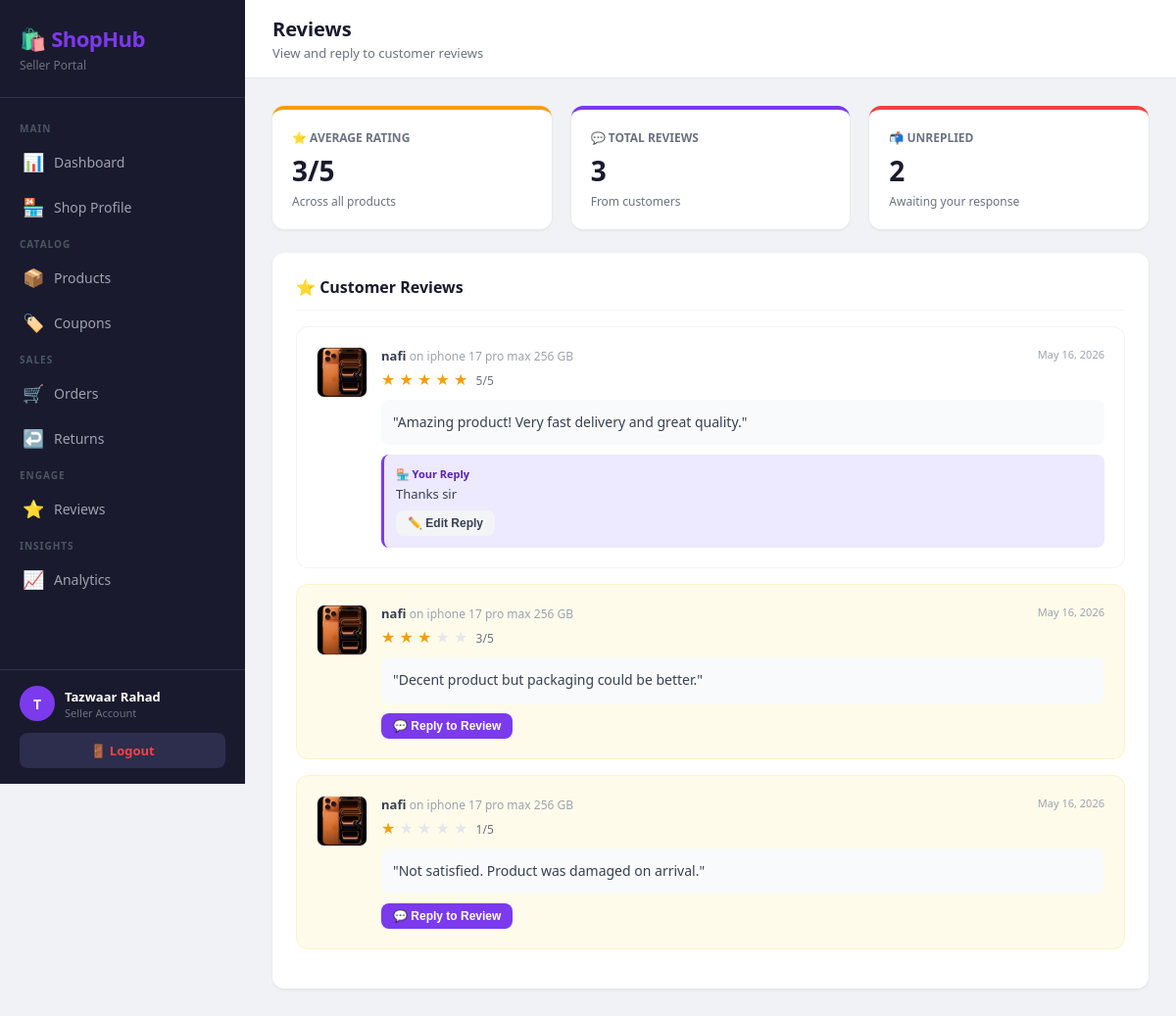
/seller/index.php?page=reviews (signed in), run on the app's committed database.
### tables this page shows
CREATE TABLE `reviews` (
  `id` int(11) NOT NULL,
  `product_id` int(11) NOT NULL,
  `order_id` int(11) NOT NULL,
  `user_id` int(11) NOT NULL,
  `rating` tinyint(4) DEFAULT NULL CHECK (`rating` between 1 and 5),
  `comment` text DEFAULT NULL,
  `seller_reply` text DEFAULT NULL,
  `created_at` timestamp NOT NULL DEFAULT current_timestamp(),
  `updated_at` timestamp NULL DEFAULT NULL
);

CREATE TABLE `products` (
  `id` int(11) NOT NULL,
  `seller_id` int(11) NOT NULL,
  `category_id` int(11) NOT NULL,
  `name` varchar(200) NOT NULL,
  `description` text DEFAULT NULL,
  `price` decimal(10,2) NOT NULL,
  `stock_quantity` int(11) DEFAULT 0,
  `primary_image` varchar(255) DEFAULT NULL,
  `is_available` tinyint(1) DEFAULT 1,
  `created_at` timestamp NOT NULL DEFAULT current_timestamp(),
  `updated_at` timestamp NULL DEFAULT NULL
);

CREATE TABLE `users` (
  `id` int(11) NOT NULL,
  `name` varchar(100) NOT NULL,
  `email` varchar(150) NOT NULL,
  `password` varchar(255) NOT NULL,
  `phone` varchar(20) DEFAULT NULL,
  `role` enum('customer','seller','delivery_manager','admin') NOT NULL,
  `profile_pic` varchar(255) DEFAULT NULL,
  `is_active` tinyint(1) DEFAULT 1,
  `created_at` timestamp NOT NULL DEFAULT current_timestamp()
);

### seller/controllers/ReviewController.php (called while the page is built, shortened)
<?php
require_once __DIR__ . '/../models/Review.php';
class ReviewController {
    private Review $reviewModel;
    public function __construct() {
        $this->reviewModel = new Review();
    }
    public function index(): void {
        $sellerId      = $_SESSION['seller_id'];
        $reviews       = $this->reviewModel->getAllBySeller($sellerId);
        $avgRating     = $this->reviewModel->getAverageRating($sellerId);
        $unrepliedCount = $this->reviewModel->countUnreplied($sellerId);
        require_once __DIR__ . '/../views/reviews/index.php';
    }
}

### seller/config/database.php (called while the page is built, shortened)
<?php
function getDB() {
    $conn = new mysqli(DB_HOST, DB_USER, DB_PASS, DB_NAME);
    $conn->set_charset('utf8mb4');
    return $conn;
}

### seller/models/Review.php (called while the page is built, shortened)
<?php
class Review {
    private $db;
    public function __construct() {
        $this->db = getDB();
    }
    public function getAllBySeller(int $sellerId): array {
        $stmt = $this->db->prepare(
            "SELECT r.id, r.rating, r.comment, r.seller_reply,
                    r.created_at, r.updated_at,
                    p.name AS product_name, p.primary_image, p.id AS product_id,
                    u.name AS customer_name, u.email AS customer_email
             FROM reviews r
             JOIN products p ON p.id = r.product_id
             JOIN users u    ON u.id = r.user_id
             WHERE p.seller_id = ?
             ORDER BY r.created_at DESC"
        );
        $stmt->bind_param("i", $sellerId);
        $stmt->execute();
        $result = $stmt->get_result()->fetch_all(MYSQLI_ASSOC);
        return $result;
    }
    public function getAverageRating(int $sellerId): float {
        $stmt = $this->db->prepare(
            "SELECT COALESCE(AVG(r.rating), 0) AS avg_rating
             FROM reviews r
             JOIN products p ON p.id = r.product_id
             WHERE p.seller_id = ?"
        );
        $stmt->bind_param("i", $sellerId);
        $stmt->execute();
        $avg = $stmt->get_result()->fetch_assoc()['avg_rating'];
        return round((float)$avg, 1);
    }
    public function countUnreplied(int $sellerId): int {
        $stmt = $this->db->prepare(
            "SELECT COUNT(*) AS cnt
             FROM reviews r
             JOIN products p ON p.id = r.product_id
             WHERE p.seller_id = ? AND (r.seller_reply IS NULL OR r.seller_reply = '')"
        );
        $stmt->bind_param("i", $sellerId);
        $stmt->execute();
        $cnt = $stmt->get_result()->fetch_assoc()['cnt'];
        return (int)$cnt;
    }
}

### seller/views/reviews/index.php (the view, shortened to what this page needs)
<?php require_once __DIR__ . '/../layout/header.php'; requireSeller(); ?>
<div class="grid-3" style="margin-bottom:24px;">
    <div class="stat-card" style="border-top:4px solid #f59e0b;">
        <div class="stat-label">⭐ Average Rating</div>
        <div class="stat-value"><?= $avgRating ?>/5</div>
        <div class="stat-sub">Across all products</div>
    </div>
    <div class="stat-card" style="border-top:4px solid #7c3aed;">
        <div class="stat-label">💬 Total Reviews</div>
        <div class="stat-value"><?= count($reviews) ?></div>
        <div class="stat-sub">From customers</div>
    </div>
    <div class="stat-card" style="border-top:4px solid #ef4444;">
        <div class="stat-label">📬 Unreplied</div>
        <div class="stat-value"><?= $unrepliedCount ?></div>
        <div class="stat-sub">Awaiting your response</div>
    </div>
</div>
<div class="card">
    <div class="card-title">⭐ Customer Reviews</div>
    <?php if (empty($reviews)): ?>
        <div class="empty-state">
            <div class="icon">⭐</div>
            <p>No reviews yet. Keep selling!</p>
        </div>
    <?php else: ?>
        <?php foreach ($reviews as $r): ?>
        <div style="border:1.5px solid <?= empty($r['seller_reply']) ? '#fef3c7' : '#f3f4f6' ?>;
                    border-radius:12px;padding:20px;margin-bottom:16px;
                    background:<?= empty($r['seller_reply']) ? '#fffbeb' : '#fff' ?>;">
            <div style="display:flex;gap:14px;align-items:flex-start;">
                <?php if (!empty($r['primary_image'])): ?>
                    <img src="<?= htmlspecialchars($r['primary_image']) ?>"
                         style="width:52px;height:52px;border-radius:8px;
                                object-fit:cover;border:1px solid #e5e7eb;flex-shrink:0;">
                <?php else: ?>
                    <div style="width:52px;height:52px;border-radius:8px;background:#f3f4f6;
                                display:flex;align-items:center;justify-content:center;
                                font-size:22px;flex-shrink:0;">📦</div>
                <?php endif; ?>
                <div style="flex:1;">
                    <div style="display:flex;justify-content:space-between;
                                align-items:flex-start;flex-wrap:wrap;gap:8px;">
                        <div>
                            <div style="font-size:13px;font-weight:700;color:#374151;">
                                <?= htmlspecialchars($r['customer_name']) ?>
                                <span style="font-weight:400;color:#9ca3af;font-size:12px;">
                                    on <?= htmlspecialchars($r['product_name']) ?>
                                </span>
                            </div>
                            <div style="margin-top:4px;">
                                <?php for ($i = 1; $i <= 5; $i++): ?>
                                    <span style="color:<?= $i <= $r['rating'] ? '#f59e0b' : '#e5e7eb' ?>;
                                                 font-size:16px;">★</span>
                                <?php endfor; ?>
                                <span style="font-size:12px;color:#6b7280;margin-left:4px;">
                                    <?= $r['rating'] ?>/5
                                </span>
                            </div>
                        </div>
                        <div style="font-size:11px;color:#9ca3af;white-space:nowrap;">
                            <?= date('M j, Y', strtotime($r['created_at'])) ?>
                        </div>
                    </div>
                    <div style="margin-top:10px;font-size:14px;color:#374151;
                                line-height:1.6;background:#f9fafb;padding:12px;
                                border-radius:8px;">
                        "<?= htmlspecialchars($r['comment']) ?>"
                    </div>
                    <?php if (!empty($r['seller_reply'])): ?>
                        <div style="margin-top:10px;padding:12px;background:#ede9fe;
                                    border-radius:8px;border-left:3px solid #7c3aed;">
                            <div style="font-size:11px;font-weight:700;color:#5b21b6;
                                        margin-bottom:4px;">
                                🏪 Your Reply
                            </div>
                            <div style="font-size:13px;color:#374151;">
                                <?= htmlspecialchars($r['seller_reply']) ?>
                            </div>
                            <button class="btn btn-secondary btn-sm"
                                    style="margin-top:8px;"
                                    onclick="showReplyForm(<?= $r['id'] ?>)">
                                ✏️ Edit Reply
                            </button>
                        </div>
                    <?php else: ?>
                        <div style="margin-top:10px;">
                            <button class="btn btn-primary btn-sm"
                                    onclick="showReplyForm(<?= $r['id'] ?>)">
                                💬 Reply to Review
                            </button>
                        </div>
                    <?php endif; ?>
                </div>
            </div>
        </div>
        <?php endforeach; ?>
    <?php endif; ?>
</div>
<?php require_once __DIR__ . '/../layout/footer.php'; ?>

### seller/views/layout/header.php (style rules this page uses)
* { margin: 0; padding: 0; box-sizing: border-box; }
body { font-family: 'Segoe UI', sans-serif; background: #f0f2f5; color: #1a1a2e; display: flex; min-height: 100vh; }
.card { background: #fff; border-radius: 12px; padding: 24px; box-shadow: 0 1px 3px rgba(0,0,0,0.08); margin-bottom: 20px; }
.card-title { font-size: 16px; font-weight: 700; color: #1a1a2e; margin-bottom: 16px; padding-bottom: 12px; border-bottom: 1px solid #f3f4f6; }
.btn { display: inline-flex; align-items: center; gap: 6px; padding: 9px 18px; border-radius: 8px; font-size: 14px; font-weight: 600; cursor: pointer; border: none; text-decoration: none; transition: all 0.2s; }
.btn-primary { background: #7c3aed; color: #fff; }
.btn-secondary { background: #f3f4f6; color: #374151; }
.btn-sm { padding: 6px 12px; font-size: 12px; }
.grid-3 { display: grid; grid-template-columns: 1fr 1fr 1fr; gap: 20px; }
.stat-card { background: #fff; border-radius: 12px; padding: 20px; box-shadow: 0 1px 3px rgba(0,0,0,0.08); }
.stat-label { font-size: 12px; color: #6b7280; font-weight: 600; text-transform: uppercase; }
.stat-value { font-size: 28px; font-weight: 800; color: #1a1a2e; margin: 6px 0 4px; }
.stat-sub { font-size: 12px; color: #6b7280; }

### data on the page
reviews: product.primary_image (picture), user.name "nafi", product.name "iphone 17 pro max 256 GB", rating "5", created_at "May 16, 2026", comment "Amazing product! Very fast delivery and great quality.", seller_reply "Thanks sir"
reviews: product.primary_image (picture), user.name "nafi", product.name "iphone 17 pro max 256 GB", rating "3", created_at "May 16, 2026", comment "Decent product but packaging could be better."
reviews: product.primary_image (picture), user.name "nafi", product.name "iphone 17 pro max 256 GB", rating "1", created_at "May 16, 2026", comment "Not satisfied. Product was damaged on arrival."

### other printed values
substr($_SESSION['name'], 0, 1) "T"
$_SESSION['name'] "Tazwaar Rahad"
$pageTitle "Reviews"
$pageSubtitle "View and reply to customer reviews"
$avgRating "3"
count($reviews) "3"
$unrepliedCount "2"
